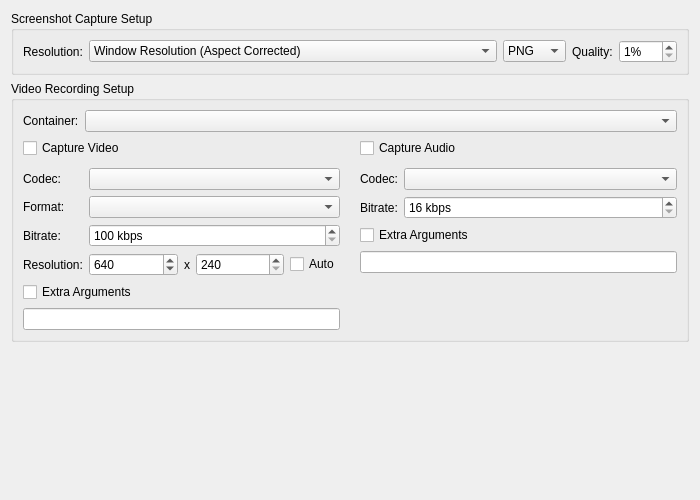
<?xml version="1.0" encoding="UTF-8"?>
<ui version="4.0">
 <class>GraphicsMediaCaptureSettingsTab</class>
 <widget class="QWidget" name="GraphicsMediaCaptureSettingsTab">
  <property name="geometry">
   <rect>
    <x>0</x>
    <y>0</y>
    <width>700</width>
    <height>500</height>
   </rect>
  </property>
  <property name="windowTitle">
   <string/>
  </property>
  <layout class="QVBoxLayout" name="verticalLayout">
   <item>
    <widget class="QGroupBox" name="groupBox">
     <property name="title">
      <string>Screenshot Capture Setup</string>
     </property>
     <layout class="QGridLayout" name="gridLayout_2">
      <item row="0" column="0">
       <layout class="QHBoxLayout" name="screenshotLayout" stretch="0,1,0,0,0">
        <item>
         <widget class="QLabel" name="screenshotSizeLabel">
          <property name="text">
           <string>Resolution:</string>
          </property>
         </widget>
        </item>
        <item>
         <widget class="QComboBox" name="screenshotSize">
          <property name="sizePolicy">
           <sizepolicy hsizetype="Expanding" vsizetype="Fixed">
            <horstretch>0</horstretch>
            <verstretch>0</verstretch>
           </sizepolicy>
          </property>
          <item>
           <property name="text">
            <string>Window Resolution (Aspect Corrected)</string>
           </property>
          </item>
          <item>
           <property name="text">
            <string>Internal Resolution (Aspect Corrected)</string>
           </property>
          </item>
          <item>
           <property name="text">
            <string>Internal Resolution (No Aspect Correction)</string>
           </property>
          </item>
         </widget>
        </item>
        <item>
         <widget class="QComboBox" name="screenshotFormat">
          <item>
           <property name="text">
            <string>PNG</string>
           </property>
          </item>
          <item>
           <property name="text">
            <string>JPEG</string>
           </property>
          </item>
          <item>
           <property name="text">
            <string>WebP</string>
           </property>
          </item>
         </widget>
        </item>
        <item>
         <widget class="QLabel" name="screenshotQualityLabel">
          <property name="text">
           <string>Quality:</string>
          </property>
         </widget>
        </item>
        <item>
         <widget class="QSpinBox" name="screenshotQuality">
          <property name="suffix">
           <string>%</string>
          </property>
          <property name="minimum">
           <number>1</number>
          </property>
          <property name="maximum">
           <number>100</number>
          </property>
         </widget>
        </item>
       </layout>
      </item>
     </layout>
    </widget>
   </item>
   <item>
    <widget class="QGroupBox" name="captureTabGroupBox">
     <property name="statusTip">
      <string>capture</string>
     </property>
     <property name="title">
      <string>Video Recording Setup</string>
     </property>
     <layout class="QFormLayout" name="captureTabGroupBoxLayout">
      <item row="0" column="0">
       <widget class="QLabel" name="captureContainerLabel">
        <property name="text">
         <string>Container:</string>
        </property>
       </widget>
      </item>
      <item row="0" column="1">
       <widget class="QComboBox" name="captureContainer"/>
      </item>
      <item row="1" column="0" colspan="2">
       <layout class="QGridLayout" name="captureOptionLayout" columnstretch="1,1">
        <property name="horizontalSpacing">
         <number>20</number>
        </property>
        <property name="verticalSpacing">
         <number>10</number>
        </property>
        <item row="1" column="1">
         <widget class="QWidget" name="audioCaptureOptions" native="true">
          <layout class="QFormLayout" name="formLayout_10">
           <property name="leftMargin">
            <number>0</number>
           </property>
           <property name="topMargin">
            <number>0</number>
           </property>
           <property name="rightMargin">
            <number>0</number>
           </property>
           <property name="bottomMargin">
            <number>0</number>
           </property>
           <item row="0" column="0">
            <widget class="QLabel" name="audioCaptureCodecLabel">
             <property name="text">
              <string>Codec:</string>
             </property>
            </widget>
           </item>
           <item row="0" column="1">
            <widget class="QComboBox" name="audioCaptureCodec"/>
           </item>
           <item row="1" column="0">
            <widget class="QLabel" name="audioCaptureBitrateLabel">
             <property name="text">
              <string>Bitrate:</string>
             </property>
            </widget>
           </item>
           <item row="1" column="1">
            <widget class="QSpinBox" name="audioCaptureBitrate">
             <property name="suffix">
              <string> kbps</string>
             </property>
             <property name="minimum">
              <number>16</number>
             </property>
             <property name="maximum">
              <number>2048</number>
             </property>
             <property name="singleStep">
              <number>1</number>
             </property>
            </widget>
           </item>
           <item row="2" column="0" colspan="2">
            <widget class="QCheckBox" name="enableAudioCaptureArguments">
             <property name="text">
              <string>Extra Arguments</string>
             </property>
            </widget>
           </item>
           <item row="3" column="0" colspan="2">
            <widget class="QLineEdit" name="audioCaptureArguments"/>
           </item>
          </layout>
         </widget>
        </item>
        <item row="0" column="1">
         <widget class="QCheckBox" name="enableAudioCapture">
          <property name="text">
           <string>Capture Audio</string>
          </property>
         </widget>
        </item>
        <item row="1" column="0">
         <widget class="QWidget" name="videoCaptureOptions" native="true">
          <layout class="QFormLayout" name="formLayout_6">
           <property name="leftMargin">
            <number>0</number>
           </property>
           <property name="topMargin">
            <number>0</number>
           </property>
           <property name="rightMargin">
            <number>0</number>
           </property>
           <property name="bottomMargin">
            <number>0</number>
           </property>
           <item row="0" column="0">
            <widget class="QLabel" name="videoCaptureCodecLabel">
             <property name="text">
              <string>Codec:</string>
             </property>
            </widget>
           </item>
           <item row="0" column="1">
            <widget class="QComboBox" name="videoCaptureCodec"/>
           </item>
           <item row="1" column="0">
            <widget class="QLabel" name="videoCaptureFomatLabel">
             <property name="text">
              <string>Format:</string>
             </property>
            </widget>
           </item>
           <item row="1" column="1">
            <widget class="QComboBox" name="videoCaptureFormat"/>
           </item>
           <item row="2" column="0">
            <widget class="QLabel" name="videoCaptureBitrateLabel">
             <property name="text">
              <string>Bitrate:</string>
             </property>
            </widget>
           </item>
           <item row="2" column="1">
            <widget class="QSpinBox" name="videoCaptureBitrate">
             <property name="suffix">
              <string extracomment="Unit that will appear next to a number. Alter the space or whatever is needed before the text depending on your language."> kbps</string>
             </property>
             <property name="minimum">
              <number>100</number>
             </property>
             <property name="maximum">
              <number>200000</number>
             </property>
             <property name="singleStep">
              <number>100</number>
             </property>
            </widget>
           </item>
           <item row="3" column="0">
            <widget class="QLabel" name="videoCaptureResolutionLabel">
             <property name="text">
              <string>Resolution:</string>
             </property>
            </widget>
           </item>
           <item row="3" column="1">
            <layout class="QHBoxLayout" name="videoCaptureResolutionLayout" stretch="1,0,1,0">
             <item>
              <widget class="QSpinBox" name="videoCaptureWidth">
               <property name="minimum">
                <number>320</number>
               </property>
               <property name="maximum">
                <number>32768</number>
               </property>
               <property name="singleStep">
                <number>16</number>
               </property>
               <property name="value">
                <number>640</number>
               </property>
              </widget>
             </item>
             <item>
              <widget class="QLabel" name="xLabel">
               <property name="text">
                <string>x</string>
               </property>
              </widget>
             </item>
             <item>
              <widget class="QSpinBox" name="videoCaptureHeight">
               <property name="minimum">
                <number>240</number>
               </property>
               <property name="maximum">
                <number>32768</number>
               </property>
               <property name="singleStep">
                <number>16</number>
               </property>
               <property name="value">
                <number>240</number>
               </property>
              </widget>
             </item>
             <item>
              <widget class="QCheckBox" name="videoCaptureResolutionAuto">
               <property name="text">
                <string>Auto</string>
               </property>
              </widget>
             </item>
            </layout>
           </item>
           <item row="4" column="0" colspan="2">
            <widget class="QCheckBox" name="enableVideoCaptureArguments">
             <property name="text">
              <string>Extra Arguments</string>
             </property>
            </widget>
           </item>
           <item row="5" column="0" colspan="2">
            <widget class="QLineEdit" name="videoCaptureArguments"/>
           </item>
          </layout>
         </widget>
        </item>
        <item row="0" column="0">
         <widget class="QCheckBox" name="enableVideoCapture">
          <property name="text">
           <string>Capture Video</string>
          </property>
         </widget>
        </item>
       </layout>
      </item>
     </layout>
    </widget>
   </item>
   <item>
    <spacer name="verticalSpacer">
     <property name="orientation">
      <enum>Qt::Vertical</enum>
     </property>
     <property name="sizeHint" stdset="0">
      <size>
       <width>20</width>
       <height>0</height>
      </size>
     </property>
    </spacer>
   </item>
  </layout>
 </widget>
 <resources/>
 <connections/>
</ui>
